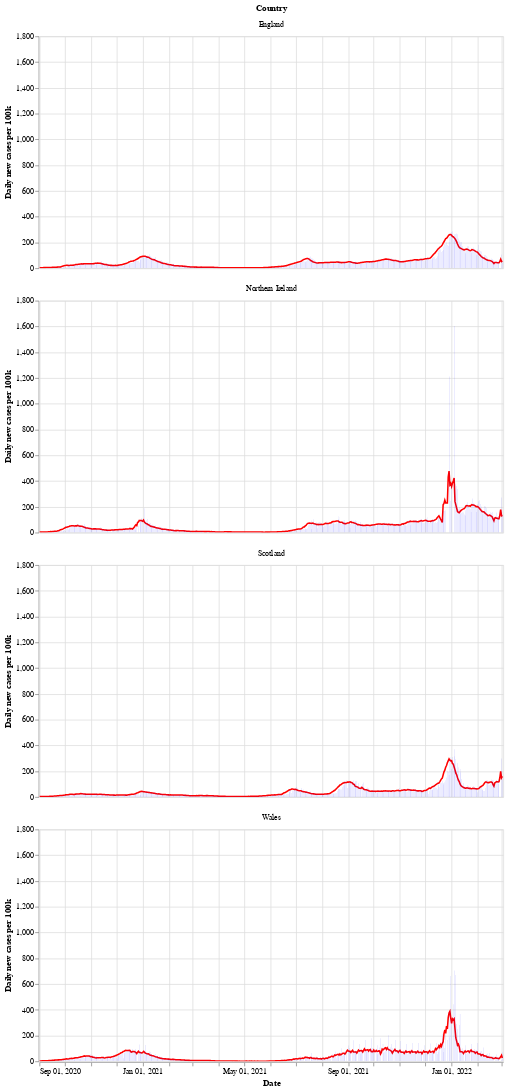

Notebook source saved alongside this figure:
### Markdown cell above
Next is a bar chart of the number of new cases in each country (per 100k population), with the 7 day moving average of cases. Again we see that Wales saw a longer period of raising and falling cases compared to the other countries.

After a period of cases falling, each nation is now seeing a rise in the number of cases - especially in Wales.

### Code cell
# collapse
bars = alt.Chart(uk_cases).mark_bar().encode(
    x=alt.X("yearmonthdate(date):T", axis=alt.Axis(title='Date')),
    y=alt.Y("newCasesRate:Q", axis=alt.Axis(title='Daily new cases per 100k')),
    tooltip='newCasesRate',
    color=alt.condition(
        alt.datum.dailyChange > 0,
        alt.value("orange"),  # The positive color
        alt.value("blue")  # The negative color
    )
).properties(title='New cases per 100k population with rolling 7 day average', width=600).interactive()
line = alt.Chart(uk_cases).mark_line(
    color='red',
    size=2,
).transform_window(
    rolling_mean='mean(newCasesRate)',
    frame=[0, 7],
    groupby=['areaName']
).encode(
    x='yearmonthdate(date):T',
    y='rolling_mean:Q'
)
alt.layer(line, bars, data=uk_cases).facet(alt.Row('areaName', title='Country'), columns=1)

### Figure 1 — Vega-Lite specification as saved in the notebook (floating-point values rounded to 4 significant figures; data arrays with more than 128 entries replaced by an {"elided": "..."} marker saying what was removed)
{"config": {"view": {"continuousWidth": 400, "continuousHeight": 300}}, "data": {"name": "data-fc3c6dcdb6c60709ea384412d47505a9"}, "facet": {"type": "nominal", "field": "areaName", "title": "Country"}, "spec": {"layer": [{"mark": {"type": "line", "color": "red", "size": 2}, "encoding": {"x": {"type": "temporal", "field": "date", "timeUnit": "yearmonthdate"}, "y": {"type": "quantitative", "field": "rolling_mean"}}, "transform": [{"window": [{"op": "mean", "field": "newCasesRate", "as": "rolling_mean"}], "frame": [0, 7], "groupby": ["areaName"]}]}, {"mark": "bar", "encoding": {"color": {"condition": {"value": "orange", "test": "(datum.dailyChange > 0)"}, "value": "blue"}, "tooltip": {"type": "quantitative", "field": "newCasesRate"}, "x": {"type": "temporal", "axis": {"title": "Date"}, "field": "date", "timeUnit": "yearmonthdate"}, "y": {"type": "quantitative", "axis": {"title": "Daily new cases per 100k"}, "field": "newCasesRate"}}, "selection": {"selector002": {"type": "interval", "bind": "scales", "encodings": ["x", "y"]}}, "title": "New cases per 100k population with rolling 7 day average", "width": 600}]}, "columns": 1, "$schema": "https://vega.github.io/schema/vega-lite/v4.8.1.json", "datasets": {"data-fc3c6dcdb6c60709ea384412d47505a9": {"elided": "2192 records"}}}
